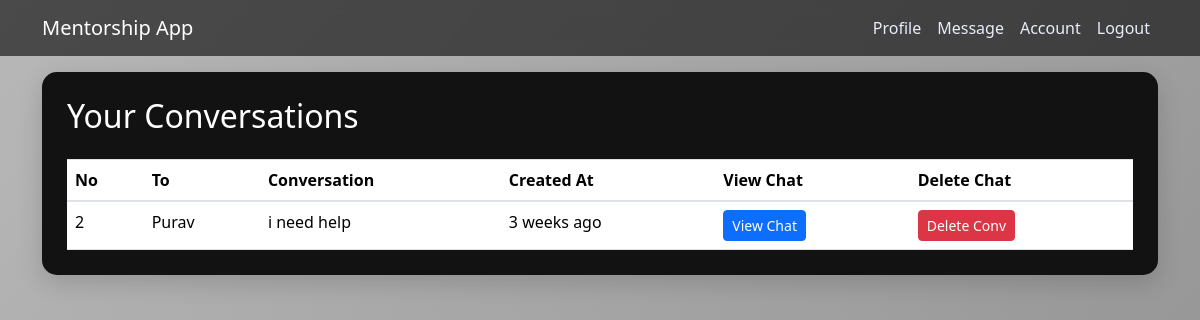
Page /conversation1/ (signed in) on the earlier database version.
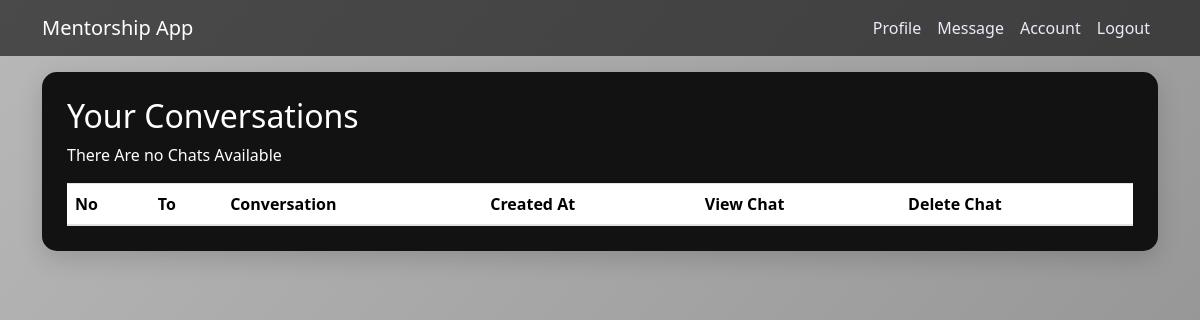
Same page on the later database version.
### mentee/models.py (models this page shows, shortened)
class Conversation(models.Model):
    sender = models.ForeignKey(User, related_name="sender1", on_delete=models.CASCADE, null=True)
    receipient = models.ForeignKey(User, related_name="receipient1", on_delete=models.CASCADE)
    conversation = models.TextField(max_length=100)
    sent_at = models.DateTimeField(null=True, blank=True)
    class Meta:
        ordering = ['-sent_at']

class User(AbstractUser):
    is_mentee = models.BooleanField(default=False)
    is_mentor = models.BooleanField(default=False)

### mentee/views/mentor.py (the view)
# urls.py: path('conversation1/', mentor.ConversationListView.as_view(), name='conv1'),
class ConversationListView(LoginRequiredMixin, UserPassesTestMixin, ListView):
    model = Conversation
    template_name = 'mentor/list-converations.html'
    context_object_name = 'conversation'
    paginate_by = 4
    def test_func(self):
        return self.request.user.is_mentor
    def get_queryset(self):
        return self.model.objects.filter(sender=self.request.user)

### mentee/templates/mentor/list-converations.html (shortened to what this page needs)
{% extends 'mentor/base1.html' %}
{% load humanize %}
{% block content %}
  <div class="row">
        <div class="col-md-12">
 <div class="content-section">
 <h2>Your Conversations</h2>
<div class="table-responsive">
<table class="table mb-0">
    <thead>
      <tr>
          <th>No</th>
          <th>To</th>
          <th>Conversation</th>
          <th>Created At</th>
          <th>View Chat</th>
           <th>Delete Chat</th>
      </tr>
    </thead>
    <tbody>
    {% if conversation %}
  <ol>
 {% for conv in conversation %}
    <tr>
         <td>{{ conv.id }}</td>
        <td>{{ conv.receipient }}</td>
          <td>{{ conv.conversation }}</td>
        <td>{{ conv.sent_at|naturaltime }}</td>
        <td> <a class="btn btn-primary btn-sm" href="{% url 'conv-reply' pk=conv.pk %}">View Chat</a></td>
          <td> <a class="btn btn-danger btn-sm" href="{% url 'conversation-delete' pk=conv.pk %}">Delete Conv</a></td>
    </tr>
{% endfor %}
       </ol>
{% else %}
<p>There Are no Chats Available</p>
{% endif %}
 </tbody>
  </table>
</div>
 </div>
        </div>
</div>
{% endblock %}

Differences in the rows shown:
removed Conversation: id "2", receipient "Purav", conversation "i need help", sent_at "3 weeks ago"
Other differences:
text now shown: "There Are no Chats Available"
